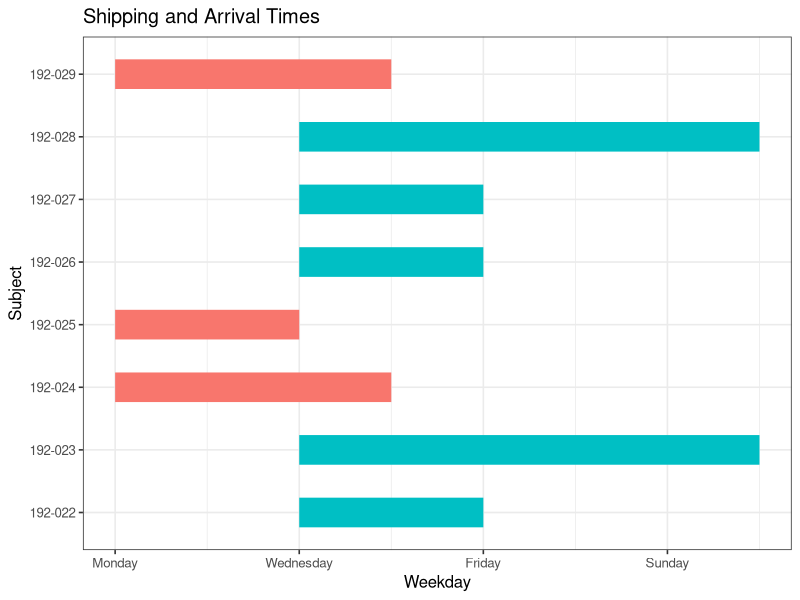

The R source for this figure:
requiredPackages <- c("tidyverse", "RColorBrewer", "reshape2")

ipak <- function(pkg){
  new.pkg <- pkg[!(pkg %in% installed.packages()[, "Package"])]
  if (length(new.pkg))
    install.packages(new.pkg, dependencies = TRUE)
  sapply(pkg, require, character.only = TRUE)
}
ipak(requiredPackages)

setwd("~/Documents/GitHub/Private_General/R_scripts/CEP0351_SampleInfo_Mkdwn")

LIMS.df <- read_csv("CEP0351_LIMS_Summary.csv")
LIMS.df$`Visit Date` <- as.POSIXct(LIMS.df$`Visit Date`, format = "%d/%m/%Y")
LIMS.df$Visit_weekday <- weekdays(LIMS.df$`Visit Date`)

#Turning Login day into date is hard as year displays as 0017 not 2017.
LIMS.df$login_day <- substr(LIMS.df$`Login date/ Time`, 1, 2)
LIMS.df$login_month <- substr(LIMS.df$`Login date/ Time`, 4, 5)
LIMS.df$login_year <- substr(LIMS.df$`Login date/ Time`, 7, 8)
LIMS.df$login_year <- paste("20", LIMS.df$login_year, sep ="")
LIMS.df$login_date <- paste(LIMS.df$login_year, LIMS.df$login_month, LIMS.df$login_day, sep="-")
LIMS.df$login_date <- as.POSIXct(LIMS.df$login_date)
LIMS.df$login_weekday <- weekdays(LIMS.df$login_date)
LIMS.df$time_in_transit <- (LIMS.df$login_date - LIMS.df$`Visit Date`) + 1

# Add Vist and Login Time?? Is that needed??

# Pulling out weekday of shipping and number of days it took to arrive at Manchester
shipment.time.df <- subset(LIMS.df, `Sample Type` == "BLD_C_SAVE")
shipment.time.df <- shipment.time.df[, c(3, 13, 19)]
shipment.time.df$start = 1
time.gantt.df <- melt(shipment.time.df, measure.vars = c('start', 'time_in_transit'))

#Adjusts the value based on the weekday for plotting the Gantt Chart
time.gantt.df$Adjust_value <- time.gantt.df$value

for (i in 1:nrow(time.gantt.df)){
  if (time.gantt.df$Visit_weekday[i] == "Tuesday") {
    time.gantt.df$Adjust_value[i] <- time.gantt.df$value[i] + 1
    }
}
for (i in 1:nrow(time.gantt.df)){
  if (time.gantt.df$Visit_weekday[i] == "Wednesday") {
    time.gantt.df$Adjust_value[i] <- time.gantt.df$value[i] + 2
  }
}
for (i in 1:nrow(time.gantt.df)){
  if (time.gantt.df$Visit_weekday[i] == "Thursday") {
    time.gantt.df$Adjust_value[i] <- time.gantt.df$value[i] + 3
  }
}
for (i in 1:nrow(time.gantt.df)){
  if (time.gantt.df$Visit_weekday[i] == "Friday") {
    time.gantt.df$Adjust_value[i] <- time.gantt.df$value[i] + 4
  }
}
for (i in 1:nrow(time.gantt.df)){
  if (time.gantt.df$Visit_weekday[i] == "Saturday") {
    time.gantt.df$Adjust_value[i] <- time.gantt.df$value[i] + 5
  }
}
for (i in 1:nrow(time.gantt.df)){
  if (time.gantt.df$Visit_weekday[i] == "Sunday") {
    time.gantt.df$Adjust_value[i] <- time.gantt.df$value[i] + 6
  }
}

#Turns the adjusted value into a date from the 0n-01-2018 (1st Jan 2018 = Monday)
time.gantt.df$plotdate <- paste("2018-01-0", time.gantt.df$Adjust_value, sep ="")
time.gantt.df$plotdate <- as.Date(time.gantt.df$plotdate)

#Plots the Gantt Chart
start_date <- as.Date('2018-01-01')
ggplot(time.gantt.df, aes(plotdate, Subject, colour = Visit_weekday)) + 
  geom_line(size = 10, show.legend = FALSE) +
  labs(x = 'Weekday', y = 'Subject', title = 'Shipping and Arrival Times') +
  theme_bw(base_size = 12) +
  scale_x_date(date_breaks = "2 days", date_minor_breaks = "1 day", date_labels = "%A")
